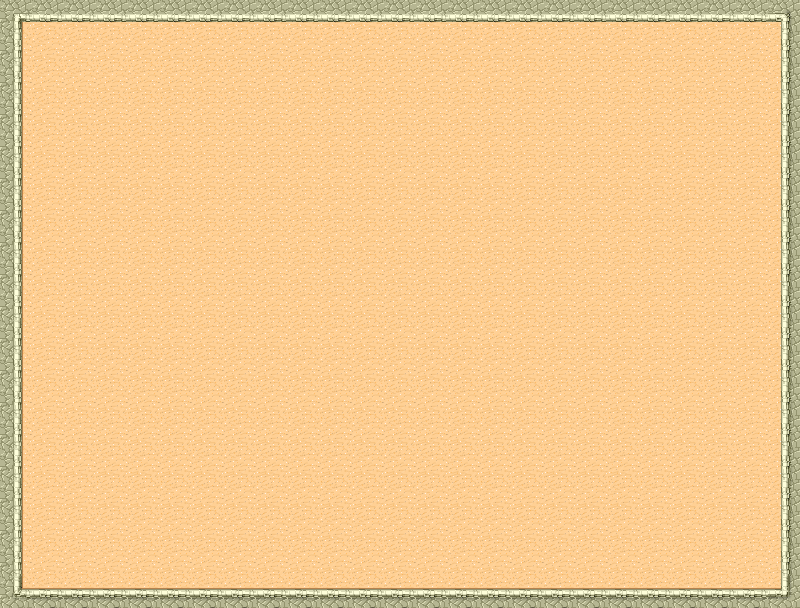

A level layout from a 2D game, rendered from its tile map. Below: a short description, then the map file with tile-grid data replaced by summaries:
An orthogonal 25x19 tile map with 32x32 px tiles, 2 tile layers (Ground, Affects).

<map version="1.0" orientation="orthogonal" width="25" height="19" tilewidth="32" tileheight="32">
 <tileset firstgid="1" name="Desert" tilewidth="32" tileheight="32" spacing="1" margin="1">
  <image source="tmw_desert_spacing.png" width="265" height="265" />
  <tile id="0">
   <properties>
    <property name="obstacle" value="1" />
   </properties>
  </tile>
  <tile id="1">
   <properties>
    <property name="obstacle" value="1" />
   </properties>
  </tile>
  <tile id="2">
   <properties>
    <property name="obstacle" value="1" />
   </properties>
  </tile>
  <tile id="8">
   <properties>
    <property name="obstacle" value="1" />
   </properties>
  </tile>
  <tile id="9">
   <properties>
    <property name="obstacle" value="1" />
   </properties>
  </tile>
  <tile id="10">
   <properties>
    <property name="obstacle" value="1" />
   </properties>
  </tile>
  <tile id="16">
   <properties>
    <property name="obstacle" value="1" />
   </properties>
  </tile>
  <tile id="17">
   <properties>
    <property name="obstacle" value="1" />
   </properties>
  </tile>
  <tile id="18">
   <properties>
    <property name="obstacle" value="1" />
   </properties>
  </tile>
  <tile id="19">
   <properties>
    <property name="obstacle" value="1" />
   </properties>
  </tile>
  <tile id="20">
   <properties>
    <property name="obstacle" value="1" />
   </properties>
  </tile>
  <tile id="24">
   <properties>
    <property name="obstacle" value="1" />
   </properties>
  </tile>
  <tile id="25">
   <properties>
    <property name="obstacle" value="1" />
   </properties>
  </tile>
  <tile id="26">
   <properties>
    <property name="obstacle" value="1" />
   </properties>
  </tile>
  <tile id="27">
   <properties>
    <property name="obstacle" value="1" />
   </properties>
  </tile>
  <tile id="28">
   <properties>
    <property name="obstacle" value="1" />
   </properties>
  </tile>
  <tile id="30">
   <properties>
    <property name="obstacle" value="1" />
   </properties>
  </tile>
  <tile id="31">
   <properties>
    <property name="obstacle" value="1" />
   </properties>
  </tile>
  <tile id="32">
   <properties>
    <property name="obstacle" value="1" />
   </properties>
  </tile>
  <tile id="33">
   <properties>
    <property name="obstacle" value="1" />
   </properties>
  </tile>
  <tile id="34">
   <properties>
    <property name="obstacle" value="1" />
   </properties>
  </tile>
  <tile id="35">
   <properties>
    <property name="obstacle" value="1" />
   </properties>
  </tile>
  <tile id="36">
   <properties>
    <property name="obstacle" value="1" />
   </properties>
  </tile>
  <tile id="37">
   <properties>
    <property name="obstacle" value="1" />
   </properties>
  </tile>
  <tile id="38">
   <properties>
    <property name="obstacle" value="1" />
   </properties>
  </tile>
  <tile id="39">
   <properties>
    <property name="obstacle" value="1" />
   </properties>
  </tile>
  <tile id="40">
   <properties>
    <property name="obstacle" value="1" />
   </properties>
  </tile>
  <tile id="41">
   <properties>
    <property name="obstacle" value="1" />
   </properties>
  </tile>
  <tile id="42">
   <properties>
    <property name="obstacle" value="1" />
   </properties>
  </tile>
  <tile id="43">
   <properties>
    <property name="obstacle" value="1" />
   </properties>
  </tile>
  <tile id="44">
   <properties>
    <property name="obstacle" value="1" />
   </properties>
  </tile>
  <tile id="45">
   <properties>
    <property name="obstacle" value="1" />
   </properties>
  </tile>
  <tile id="46">
   <properties>
    <property name="obstacle" value="1" />
   </properties>
  </tile>
  <tile id="47">
   <properties>
    <property name="obstacle" value="1" />
   </properties>
  </tile>
  <tile id="48">
   <properties>
    <property name="damageType" value="fire" />
    <property name="obstacle" value="1" />
    <property name="suffer" value="1" />
   </properties>
  </tile>
  <tile id="49">
   <properties>
    <property name="transferX" value="1" />
    <property name="transferY" value="1" />
   </properties>
  </tile>
  <tile id="50">
   <properties>
    <property name="damageType" value="poison" />
    <property name="suffer" value="0.5" />
   </properties>
  </tile>
  <tile id="51">
   <properties>
    <property name="speed" value="-3" />
   </properties>
  </tile>
  <tile id="52">
   <properties>
    <property name="speed" value="5" />
   </properties>
  </tile>
  <tile id="53">
   <properties>
    <property name="speed" value="-4" />
   </properties>
  </tile>
  <tile id="54">
   <properties>
    <property name="speed" value="+5" />
   </properties>
  </tile>
  <tile id="56">
   <properties>
    <property name="obstacle" value="1" />
   </properties>
  </tile>
  <tile id="58">
   <properties>
    <property name="pushX" value="5" />
   </properties>
  </tile>
  <tile id="59">
   <properties>
    <property name="pushX" value="-7" />
   </properties>
  </tile>
  <tile id="60">
   <properties>
    <property name="pushY" value="-9" />
   </properties>
  </tile>
  <tile id="61">
   <properties>
    <property name="pushY" value="15" />
   </properties>
  </tile>
  <tile id="63">
   <properties>
    <property name="obstacle" value="1" />
   </properties>
  </tile>
 </tileset>
 <layer name="Ground" width="25" height="19">
  <data>[475 cells, 475 non-empty, 9 distinct tile ids]</data>
 </layer>
 <objectgroup color="#1b2fa4" name="Object1" width="25" height="19" />
 <layer name="Affects" width="25" height="19">
  <data>[475 cells, 0 non-empty, 0 distinct tile ids]</data>
 </layer>
 <objectgroup color="#2da425" name="Object2" width="25" height="19" />
</map>